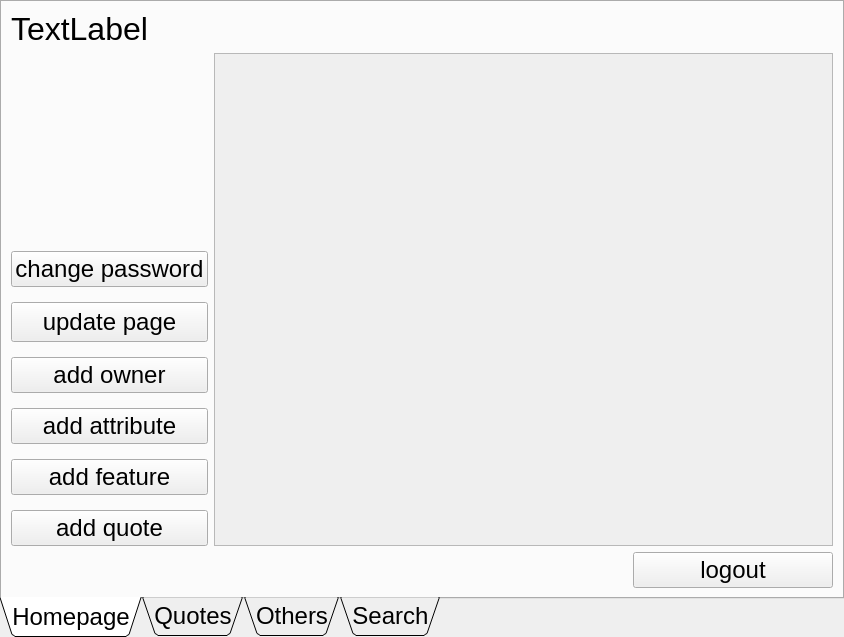
<?xml version="1.0" encoding="UTF-8"?>
<ui version="4.0">
 <class>AuthedQuotes</class>
 <widget class="QTabWidget" name="AuthedQuotes">
  <property name="geometry">
   <rect>
    <x>0</x>
    <y>0</y>
    <width>844</width>
    <height>637</height>
   </rect>
  </property>
  <property name="font">
   <font>
    <pointsize>18</pointsize>
   </font>
  </property>
  <property name="windowTitle">
   <string>TabWidget</string>
  </property>
  <property name="tabPosition">
   <enum>QTabWidget::TabPosition::South</enum>
  </property>
  <property name="tabShape">
   <enum>QTabWidget::TabShape::Triangular</enum>
  </property>
  <property name="currentIndex">
   <number>0</number>
  </property>
  <property name="iconSize">
   <size>
    <width>16</width>
    <height>16</height>
   </size>
  </property>
  <property name="tabsClosable">
   <bool>false</bool>
  </property>
  <property name="tabBarAutoHide">
   <bool>false</bool>
  </property>
  <widget class="QWidget" name="userTab">
   <property name="layoutDirection">
    <enum>Qt::LayoutDirection::LeftToRight</enum>
   </property>
   <attribute name="title">
    <string>Homepage</string>
   </attribute>
   <layout class="QGridLayout" name="gridLayout">
    <item row="0" column="0">
     <widget class="QLabel" name="usernameLabel">
      <property name="font">
       <font>
        <pointsize>24</pointsize>
       </font>
      </property>
      <property name="text">
       <string>TextLabel</string>
      </property>
     </widget>
    </item>
    <item row="4" column="1" alignment="Qt::AlignmentFlag::AlignRight">
     <widget class="QPushButton" name="logoutBtn">
      <property name="minimumSize">
       <size>
        <width>200</width>
        <height>0</height>
       </size>
      </property>
      <property name="maximumSize">
       <size>
        <width>200</width>
        <height>16777215</height>
       </size>
      </property>
      <property name="layoutDirection">
       <enum>Qt::LayoutDirection::LeftToRight</enum>
      </property>
      <property name="text">
       <string>logout</string>
      </property>
     </widget>
    </item>
    <item row="3" column="0">
     <layout class="QVBoxLayout" name="verticalLayout" stretch="0,0,0,0,0,0">
      <property name="spacing">
       <number>15</number>
      </property>
      <property name="leftMargin">
       <number>0</number>
      </property>
      <property name="topMargin">
       <number>0</number>
      </property>
      <item alignment="Qt::AlignmentFlag::AlignBottom">
       <widget class="QPushButton" name="changePasswdBtn">
        <property name="text">
         <string>change password</string>
        </property>
       </widget>
      </item>
      <item>
       <widget class="QPushButton" name="updateFavs">
        <property name="minimumSize">
         <size>
          <width>0</width>
          <height>40</height>
         </size>
        </property>
        <property name="text">
         <string>update page</string>
        </property>
       </widget>
      </item>
      <item>
       <widget class="QPushButton" name="addOwnerBtn">
        <property name="text">
         <string>add owner</string>
        </property>
       </widget>
      </item>
      <item>
       <widget class="QPushButton" name="addAttrBtn">
        <property name="text">
         <string>add attribute</string>
        </property>
       </widget>
      </item>
      <item>
       <widget class="QPushButton" name="addFeatureBtn">
        <property name="text">
         <string>add feature</string>
        </property>
       </widget>
      </item>
      <item>
       <widget class="QPushButton" name="addQuoteBtn">
        <property name="text">
         <string>add quote</string>
        </property>
       </widget>
      </item>
     </layout>
    </item>
    <item row="3" column="1">
     <widget class="QScrollArea" name="homepageScrollArea">
      <property name="widgetResizable">
       <bool>true</bool>
      </property>
      <widget class="QWidget" name="scrollAreaWidgetContents">
       <property name="geometry">
        <rect>
         <x>0</x>
         <y>0</y>
         <width>618</width>
         <height>484</height>
        </rect>
       </property>
       <layout class="QHBoxLayout" name="horizontalLayout">
        <item>
         <layout class="QVBoxLayout" name="favQuotesLayout"/>
        </item>
       </layout>
      </widget>
     </widget>
    </item>
    <item row="0" column="1">
     <layout class="QHBoxLayout" name="quotesLabelsLayout"/>
    </item>
   </layout>
  </widget>
  <widget class="QWidget" name="allQuotesTab">
   <attribute name="title">
    <string>Quotes</string>
   </attribute>
   <layout class="QGridLayout" name="gridLayout_2">
    <item row="3" column="0">
     <layout class="QHBoxLayout" name="horizontalLayout_2" stretch="1,3,1">
      <property name="spacing">
       <number>10</number>
      </property>
      <property name="leftMargin">
       <number>5</number>
      </property>
      <property name="topMargin">
       <number>5</number>
      </property>
      <property name="rightMargin">
       <number>5</number>
      </property>
      <property name="bottomMargin">
       <number>5</number>
      </property>
      <item>
       <widget class="QPushButton" name="pushButton">
        <property name="minimumSize">
         <size>
          <width>150</width>
          <height>0</height>
         </size>
        </property>
        <property name="text">
         <string>previous</string>
        </property>
       </widget>
      </item>
      <item>
       <spacer name="horizontalSpacer">
        <property name="orientation">
         <enum>Qt::Orientation::Horizontal</enum>
        </property>
        <property name="sizeHint" stdset="0">
         <size>
          <width>40</width>
          <height>20</height>
         </size>
        </property>
       </spacer>
      </item>
      <item>
       <widget class="QPushButton" name="pushButton_2">
        <property name="minimumSize">
         <size>
          <width>150</width>
          <height>0</height>
         </size>
        </property>
        <property name="text">
         <string>next</string>
        </property>
       </widget>
      </item>
     </layout>
    </item>
    <item row="2" column="0">
     <widget class="QScrollArea" name="quotesScrollArea">
      <property name="widgetResizable">
       <bool>true</bool>
      </property>
      <widget class="QWidget" name="scrollAreaWidgetContents_2">
       <property name="geometry">
        <rect>
         <x>0</x>
         <y>0</y>
         <width>818</width>
         <height>469</height>
        </rect>
       </property>
       <layout class="QHBoxLayout" name="horizontalLayout_4" stretch="0">
        <item>
         <layout class="QVBoxLayout" name="quotesLayout"/>
        </item>
       </layout>
      </widget>
     </widget>
    </item>
    <item row="1" column="0">
     <layout class="QHBoxLayout" name="horizontalLayout_3" stretch="1,2">
      <property name="spacing">
       <number>10</number>
      </property>
      <property name="leftMargin">
       <number>5</number>
      </property>
      <property name="topMargin">
       <number>5</number>
      </property>
      <property name="rightMargin">
       <number>5</number>
      </property>
      <property name="bottomMargin">
       <number>5</number>
      </property>
      <item>
       <widget class="QLabel" name="label">
        <property name="text">
         <string>choose owner</string>
        </property>
       </widget>
      </item>
      <item>
       <widget class="QComboBox" name="ownersComdoBox"/>
      </item>
     </layout>
    </item>
   </layout>
  </widget>
  <widget class="QWidget" name="otherTablesTab">
   <attribute name="title">
    <string>Others</string>
   </attribute>
  </widget>
  <widget class="QWidget" name="searchTab">
   <attribute name="title">
    <string>Search</string>
   </attribute>
   <layout class="QGridLayout" name="gridLayout_3"/>
  </widget>
 </widget>
 <resources/>
 <connections/>
</ui>
